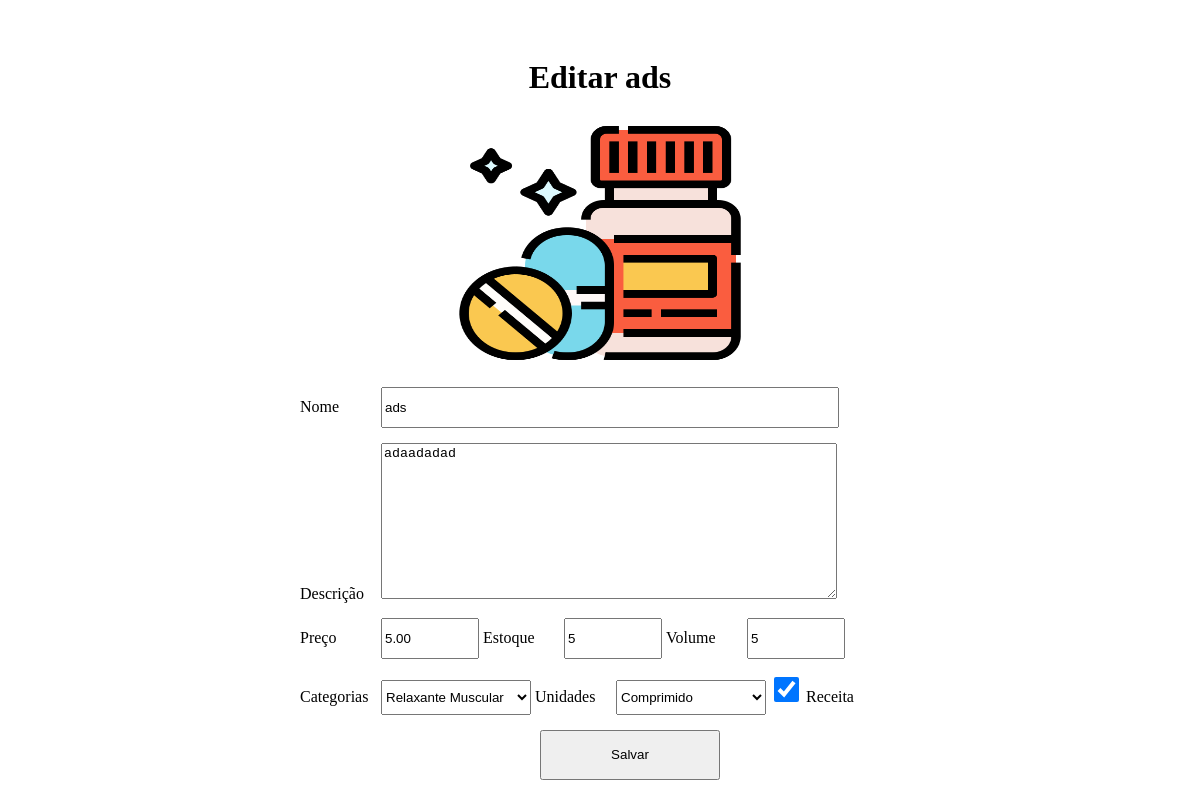
The app's page /gerenciamento/produtos/salvar_produto.php?id=2 with its own data.
### tables this page shows
CREATE TABLE produto(
	id          INT NOT NULL    AUTO_INCREMENT,
	nome        VARCHAR(150) NOT NULL,
	descricao   VARCHAR(255) NOT NULL,
	categoria   INT NOT NULL,
	preco       DECIMAL(5,2)  NOT NULL,
	receita     BOOLEAN NOT NULL,
	volume      INT NOT NULL,
	unidade     INT NOT NULL,
	estoque     INT NOT NULL,
	foto    	VARCHAR(255) NOT NULL,
    PRIMARY KEY (id),
    FOREIGN KEY (categoria) REFERENCES categoria(id),
	FOREIGN KEY (unidade) REFERENCES unidade(id)
);

CREATE TABLE categoria(
	id       INT NOT NULL    AUTO_INCREMENT,
	nome     VARCHAR(150) NOT NULL,	    
    PRIMARY KEY (id)
);

CREATE TABLE unidade(
	id       INT NOT NULL    AUTO_INCREMENT,
	nome     VARCHAR(150) NOT NULL,	    
    PRIMARY KEY (id)
);

### gerenciamento/produtos/salvar_produto.php (the view, shortened to what this page needs)
<?php
            include('../../conexao.php');
            $produto = [
                'id' => 0,
                'nome'  => '',
                'descricao' => '',
                'categoria' => '',
                'preco' => 0,
                'receita'   => false,
                'volume'    => 0,
                'unidade'   => '',
               ' estoque'   => 0,
                'foto'  => 'assets/imagens/geral/produtos.png'
            ];
            $titulo = 'Cadastrar produto';
            if(isset($_GET['id'])){
                $sql = "SELECT * FROM produto WHERE id = {$_GET['id']}";
                $query = mysqli_query($conexao, $sql);
                $produto = mysqli_fetch_array($query, MYSQLI_ASSOC);
                $titulo = 'Editar '.$produto['nome'];
            }
            $sql = "SELECT * FROM categoria";
            $query = mysqli_query($conexao, $sql);
            $categorias = [];
            while($categoria= mysqli_fetch_array($query, MYSQLI_ASSOC)) {
                $categorias[] = $categoria;
            }
            $sql = "SELECT * FROM unidade";
            $query = mysqli_query($conexao, $sql);
            $unidades = [];
            while($unidade= mysqli_fetch_array($query, MYSQLI_ASSOC)) {
                $unidades[] = $unidade;
            }
        ?>
<!DOCTYPE html>
<html lang="pt-br">
	<head>
        <link rel="stylesheet" href="produtos.css">
	</head>
	<body>
        <div class="conteudo">
            <form action="salvar_produto_db.php" method="post">
                <h1><?php echo  $titulo?></h1>
                <img src="../../<?php echo $produto['foto']; ?>" alt="produto">
                <div class="campos">
                    <label for="nome">Nome</label>
                    <input type="text" name="nome" id="nome" maxlength="150" value="<?php echo $produto['nome']; ?>">
                </div>
                <div class="campos">
                    <label for="descricao">Descrição</label>
                    <textarea type="text" name="descricao" id="descricao" maxlength="255" cols="30" rows="10"><?php echo $produto['descricao']; ?></textarea>
                </div>
                <div class="campos">
                    <label for="preco">Preço</label>
                    <input type="number" step=".01" name="preco" id="preco" value="<?php echo $produto['preco']; ?>">
                    <label for="estoque">Estoque</label>
                    <input type="number" name="estoque" id="estoque" value="<?php echo $produto['estoque']; ?>">
                    <label for="volume">Volume</label>
                    <input type="number" name="volume" id="volume" value="<?php echo $produto['volume']; ?>">
                </div>
                <div class="campos">
                    <label for="categoria">Categorias</label>
                    <select name="categoria" id="categoria">
                        <?php
                        foreach ($categorias as $item) {
                        ?>
                            <option value="<?php echo $item['id']?>"   <?php if($produto['categoria'] == $item['id']) echo'selected'?>><?php echo $item['nome']?></option>
                        <?php
                        }
                        ?>
                    </select>
                    <label for="unidade">Unidades</label>
                    <select name="unidade" id="unidade">
                        <?php
                        foreach ($unidades as $item) {
                        ?>
                            <option value="<?php echo $item['id']?>"   <?php if($produto['categoria'] == $item['id']) echo'selected'?>><?php echo $item['nome']?></option>
                        <?php
                        }
                        ?>
                    </select>
                    <input type="checkbox" id="receita" name="receita" <?php if($produto['receita']) echo'checked'?>>
                    <label for="receita">Receita</label>
                </div>
                <button type="submit">Salvar</button>
            </form>
        </div>
	</body>
</html>

### gerenciamento/produtos/produtos.css (style rules this page uses)
.conteudo { margin: auto; margin-top: 5%; width: 80%; height: 100%; }
.conteudo form { margin: auto; width: 600px; height: 100%; }
.conteudo form h1,h2 { text-align: center; }
.conteudo form img { margin-left: 25%; margin-bottom: 15px; width: 50%; height: 250px; }
.conteudo form .campos { margin-bottom: 15px; }
.conteudo form label { display: inline-block; width: 12%; margin-right: 5px; }
.conteudo form input[type="text"],textarea { width: 75%; }
.conteudo form select { width: 25%; }
.conteudo form input[type="number"] { width: 15%; }
.conteudo form input,select { height: 35px; }
.conteudo form button { margin-left: 40%; width: 30%; height: 50px; }
.conteudo form input[type="checkbox"] { width: 25px; height: 25px; }

### records on screen
produto: nome "Editar ads", foto (picture), nome "ads", descricao "adaadadad", preco "5.00", estoque "5", volume "5", categoria "Relaxante Muscular", unidade "Comprimido", receita "☑"
